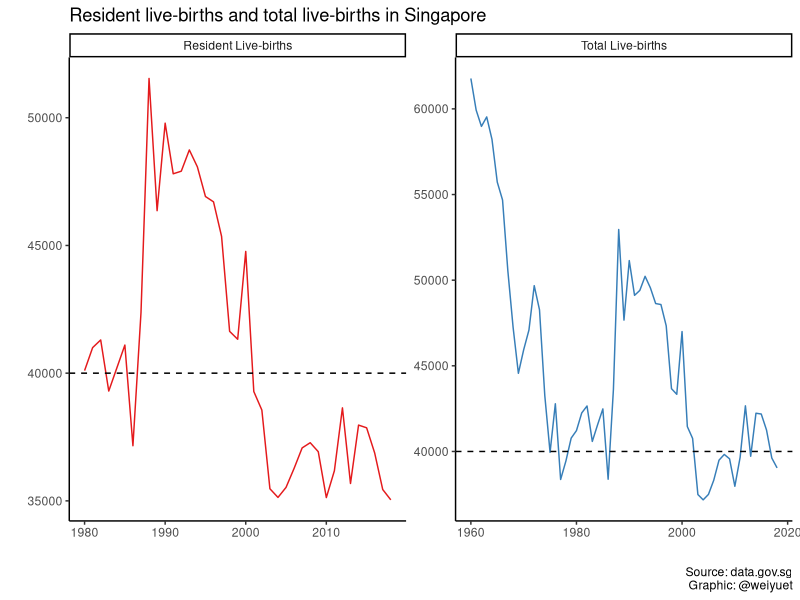
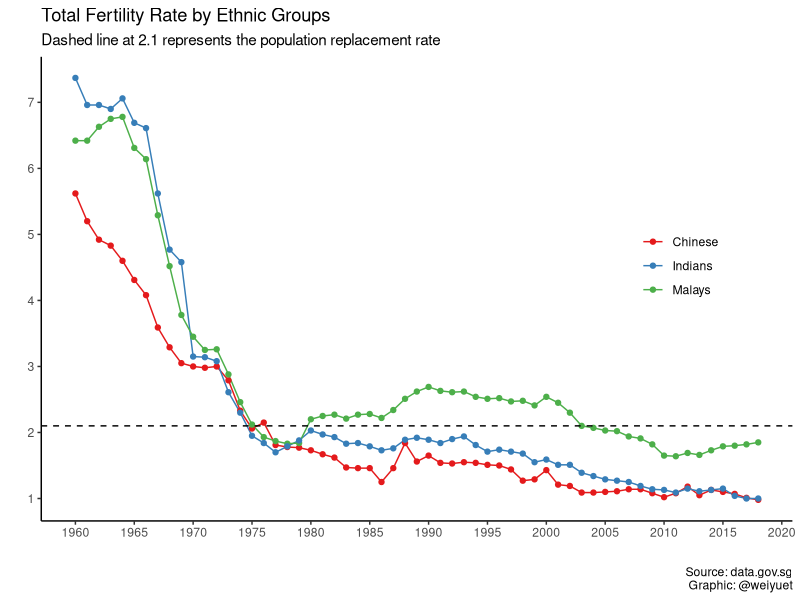
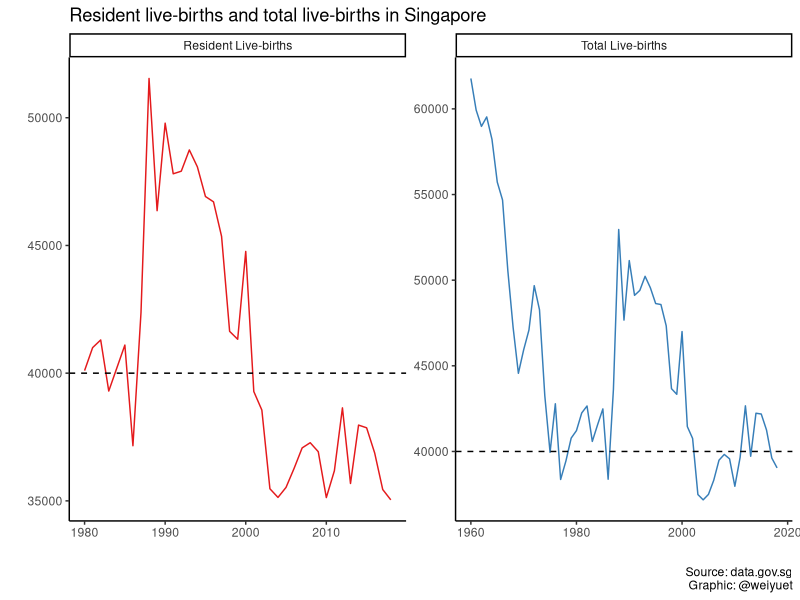
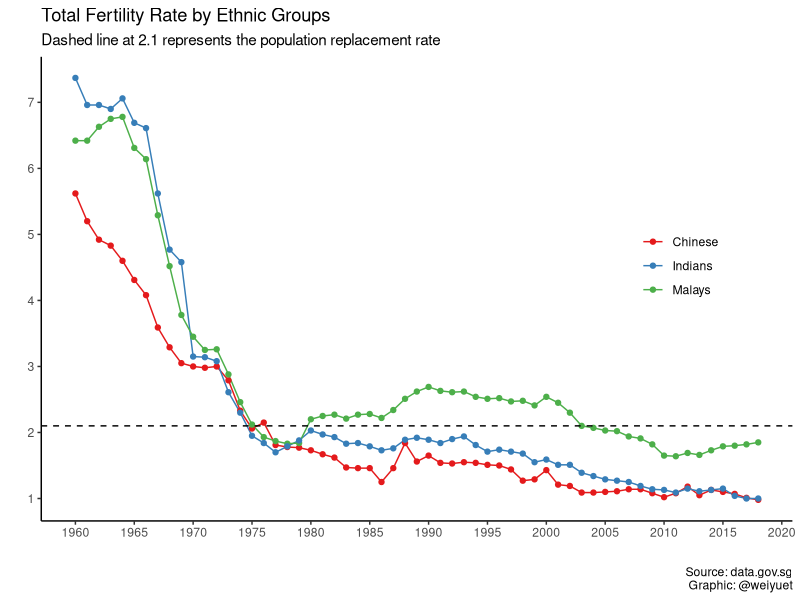

Recreate these plots in R, in order.
#Loading libraries
library(tidyverse)
library(scales)

# Loading live-births data
live_births <- read_csv("data/births-and-fertility-annual/live-births.csv")

# Data wrangling
live_births$value <- as.double(as.character(live_births$value))

# Plotting number of live-births
live_births %>% 
  drop_na() %>% 
  ggplot(aes(x = year, y = value, colour = level_1)) +
  geom_line() +
  geom_hline(yintercept = 40000, linetype = 2, size = 0.5) +
  facet_wrap(~level_1, scales = "free") +
  theme_classic() +
  theme(legend.position = "none") +
  scale_colour_brewer(type = "qual", palette = 6) +
  labs(x = "", y = "",
       title = "Resident live-births and total live-births in Singapore",
       caption = "Source: data.gov.sg\nGraphic: @weiyuet")

ggsave("figures/resident-and-total-live-births.png", width = 8, height = 6)

# Loading total fertility rate by ethnic group data
total_fertility_rate_by_ethnic_group <- read_csv("data/births-and-fertility-annual/total-fertility-rate-by-ethnic-group.csv")

total_fertility_rate_by_ethnic_group %>% 
  ggplot(aes(x = year, y = value, colour = level_2)) +
  geom_line() +
  geom_point() +
  geom_hline(yintercept = 2.1, linetype = 2, size = 0.5) +
  theme_classic() +
  theme(legend.title = element_blank(),
        legend.position = c(0.85, 0.55)) +
  scale_colour_brewer(type = "qual", palette = 6) +
  scale_x_continuous(breaks = seq(1960, 2020, 5)) +
  scale_y_continuous(breaks = seq(0, 8, 1)) +
  labs(x = "", y ="",
       title = "Total Fertility Rate by Ethnic Groups",
       subtitle = "Dashed line at 2.1 represents the population replacement rate",
       caption = "Source: data.gov.sg\nGraphic: @weiyuet")

ggsave("figures/fertility-rate-ethnic-groups.png", width = 8, height = 6)
